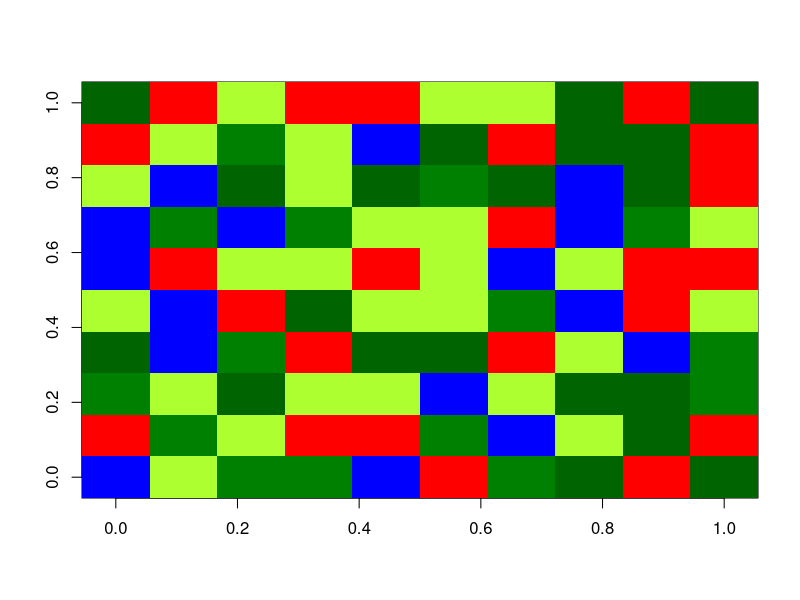

Source code (R):
## ---- chunk 1
cell_states <- c(
  "Water", # 1
  "DryGrass", # 2
  "DenseTrees", # 3
  "Burning", # 4
  "NormalForest" # 5
)


grid_rows <- 10
grid_cols <- 10

# Initialize grif function
initialize_grid <- function(rows, cols) {
  grid <- matrix(nrow = rows, ncol = cols)
  for (y in 1:rows) {
    for (x in 1:cols) {
      # Sample from the indexes of the cell_States dictionary
      grid[y, x] <- sample(seq_along(cell_states), 1)
    }
  }

  return(grid)
}

initial_state <- initialize_grid(grid_rows, grid_cols)
initial_state_labels <- sapply(initial_state, function(val) cell_states[val])
## ---- chunk 2
plot_grid <- function(forest_grid) {
  cell_states_colors <- c(
    "Water" = "#0000FF", # Blue
    "DryGrass" = "#ADFF2F", # GreenYellow
    "DenseTrees" = "#006400", # DarkGreen
    "Burning" = "#FF0000", # Red
    "NormalForest" = "#008000" # Green
  )

  # Order the colors to match the cell states
  colors <- cell_states_colors[cell_states]

  # Print the image of the grid
  image(forest_grid, col = colors)
}

plot_grid(initial_state)
